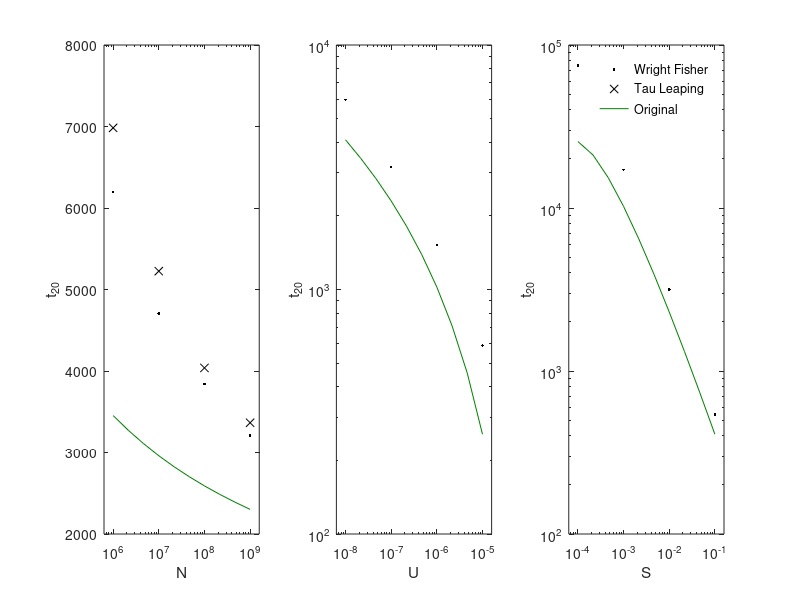

Source code (MATLAB):
function [] = NewMethod()
    simCol = [0.0 0.0 0.0]
    oriCol = [0.0 0.5 0.0]
    tranCol = [1.0 0.0 0.0]
    negCol = [0.0 0.75 0.75]
    tran2Col = [1.0 0.0 0.0]
    
    minN = 1e6;
    maxN = 1e9;
    minU = 1e-8;
    maxU = 1e-5;
    minS = 1e-4;
    maxS = 1e-1;
    
    padding = 0.2;
    figure();
    dat_01 = load('WrightFisherSweepUNS_DPC_4_SDP_25_PARAM_K_21_N_1.0e9.0_d_100_u_1e-07_s_0.1_N_N.mat');
    %Sweep N
    subplot(1,3,1)
    semilogx(dat_01.NX, dat_01.Nt_20, 'k.');
    hold all
    semilogx(dat_01.NX, dat_01.Nt_20_TL, 'kx');
    semilogx(dat_01.NX_orig, dat_01.Nt_20_orig, 'Color', oriCol);
    xlabel('N')
    ylabel('t_{20}')
    xlim([10.0 ^ (log10(minN) - padding), 10.0^(log10(maxN) + padding)]);
    ylim([2000, 8000]);
    
    %Sweep U
    subplot(1,3,2)
    loglog(dat_01.UX, dat_01.Ut_20, 'k.');
    hold all
    loglog(dat_01.UX_orig, dat_01.Ut_20_orig, 'Color', oriCol);
    xlabel('U')
    ylabel('t_{20}')
    xlim([10.0 ^ (log10(minU) - padding), 10.0^(log10(maxU) + padding)]);

    %Sweep S
    subplot(1,3,3)
    loglog(dat_01.SX, dat_01.St_20, 'k.');
    hold all
    loglog(dat_01.SX, dat_01.St_20_TL, 'kx');
    xlim([10.0 ^ (log10(minS) - padding), 10.0^(log10(maxS) + padding)]);

    loglog(dat_01.SX_orig, dat_01.St_20_orig, 'Color', oriCol);
    xlabel('S');
    ylabel('t_{20}');
    legend('Wright Fisher','Tau Leaping', 'Original');
    legend('boxoff');

end
